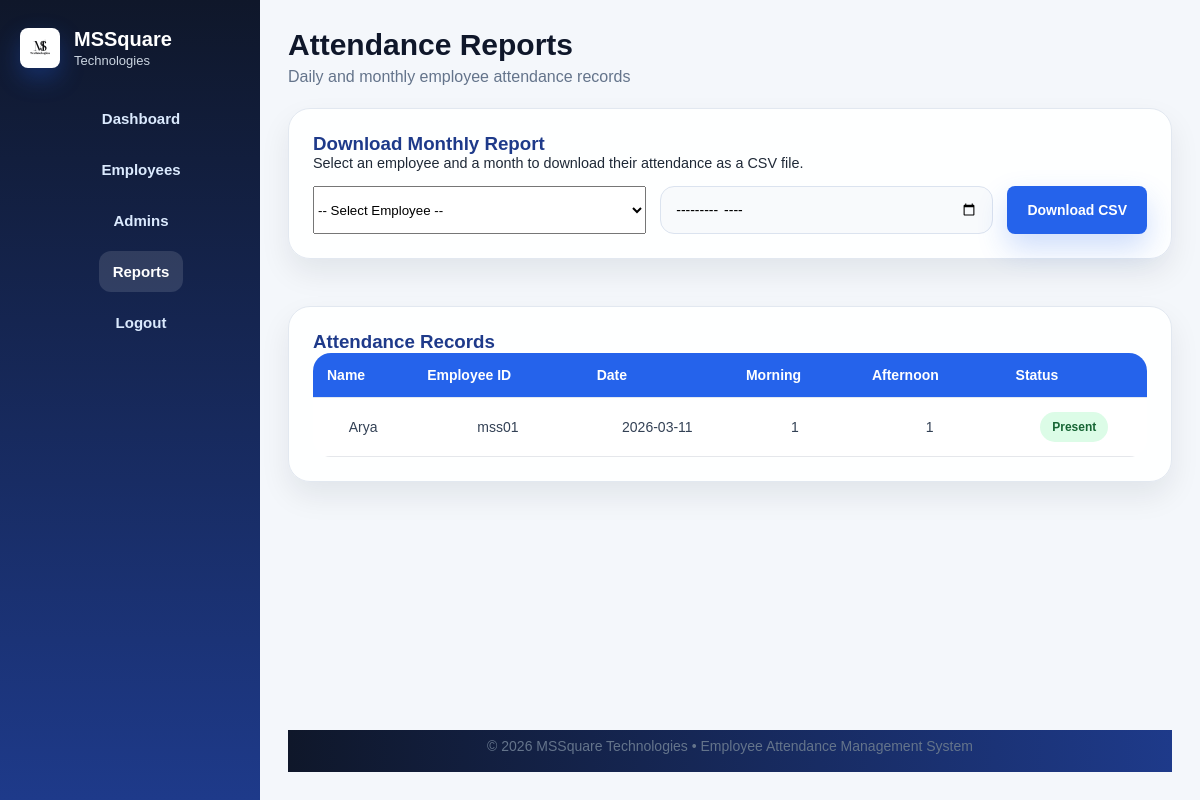
The page /admin/reports (signed in) on the database as committed earlier.
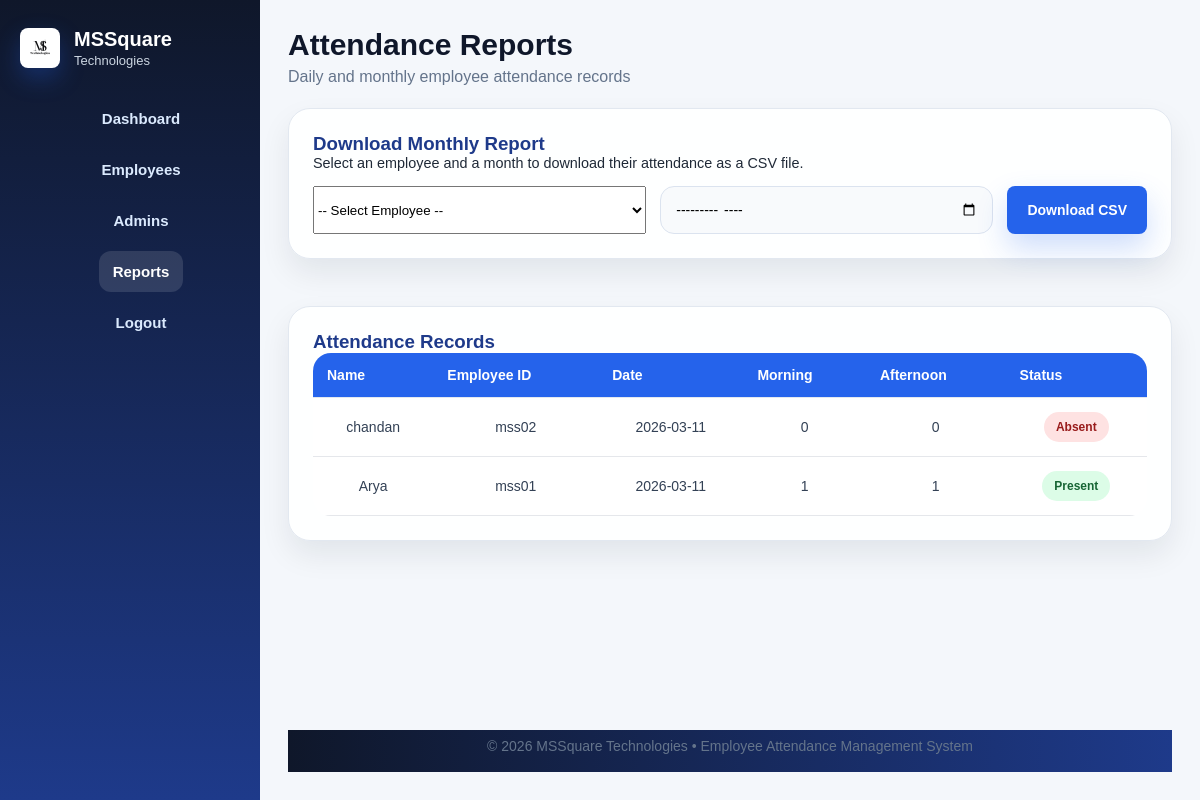
The same page on the database as committed later.
### tables this page shows
CREATE TABLE attendance(
    id INTEGER PRIMARY KEY AUTOINCREMENT,
    employee_id TEXT,
    date TEXT,
    morning INTEGER,
    afternoon INTEGER,
    status TEXT
, logout_time TEXT DEFAULT '');

CREATE TABLE employees(
    id INTEGER PRIMARY KEY AUTOINCREMENT,
    employee_id TEXT UNIQUE,
    name TEXT,
    password TEXT,
    department TEXT,
    status TEXT DEFAULT 'active'
);

### app.py (the view)
@app.route("/admin/reports")
def attendance_reports():
    if session.get("role") != "admin":
        return redirect(url_for("home"))
    conn = get_db_connection()
    cursor = conn.cursor()
    cursor.execute("""
        SELECT attendance.*, employees.name
        FROM attendance
        JOIN employees ON attendance.employee_id = employees.employee_id
        ORDER BY attendance.date DESC, attendance.id DESC
    """)
    records = cursor.fetchall()
    cursor.execute("SELECT employee_id, name FROM employees WHERE status='active' ORDER BY name")
    employees = cursor.fetchall()
    conn.close()
    return render_template("attendance_reports.html", records=records, employees=employees)

### app.py (called while the page is built)
def get_db_connection():
    conn = sqlite3.connect(DB_PATH)
    conn.row_factory = sqlite3.Row
    return conn

### templates/attendance_reports.html (shortened to what this page needs)
<!DOCTYPE html>
<html lang="en">
<head>
    <link rel="stylesheet" href="{{ url_for('static', filename='css/style.css') }}">
</head>
<body class="panel-body">
<div class="panel-layout">
    <aside class="panel-sidebar">
        <div class="sidebar-brand">
            <div class="brand-logo">
                <img src="{{ url_for('static', filename='css/images/logo.png') }}" alt="Logo">
            </div>
            <div>
                <h2>MSSquare</h2>
                <p>Technologies</p>
            </div>
        </div>
        <nav class="sidebar-nav">
            <a href="/admin/dashboard">Dashboard</a>
            <a href="/admin/employees">Employees</a>
            <a href="/admin/admins">Admins</a>
            <a href="/admin/reports" class="active">Reports</a>
            <a href="/logout">Logout</a>
        </nav>
    </aside>
    <main class="panel-main">
        <div class="panel-topbar">
            <div>
                <h1>Attendance Reports</h1>
                <p>Daily and monthly employee attendance records</p>
            </div>
        </div>
        <section class="glass-card" style="margin-bottom: 25px;">
            <h3>Download Monthly Report</h3>
            <p style="margin-bottom: 15px; color: var(--text-secondary); font-size: 0.9em;">
                Select an employee and a month to download their attendance as a CSV file.
            </p>
            <form method="GET" action="/admin/download_report" class="modern-form-grid" style="grid-template-columns: 1fr 1fr auto;">
                <select name="employee_id" required>
                    <option value="">-- Select Employee --</option>
                </select>
                <input type="month" name="month" required>
                <button class="primary-btn" type="submit">Download CSV</button>
            </form>
        </section>
        <section class="glass-card table-card">
            <h3>Attendance Records</h3>
            <div class="table-wrap">
                <table class="modern-table">
                    <thead>
                        <tr>
                            <th>Name</th>
                            <th>Employee ID</th>
                            <th>Date</th>
                            <th>Morning</th>
                            <th>Afternoon</th>
                            <th>Status</th>
                        </tr>
                    </thead>
                    <tbody>
                        {% for row in records %}
                        <tr>
                            <td>{{ row.name }}</td>
                            <td>{{ row.employee_id }}</td>
                            <td>{{ row.date }}</td>
                            <td>{{ row.morning }}</td>
                            <td>{{ row.afternoon }}</td>
                            <td>
                                {% if row.status == 'Present' %}
                                    <span class="status-pill success">Present</span>
                                {% elif row.status == 'Half Day' %}
                                    <span class="status-pill half-day">Half Day</span>
                                {% else %}
                                    <span class="status-pill danger">Absent</span>
                                {% endif %}
                            </td>
                        </tr>
                        {% endfor %}
                    </tbody>
                </table>
            </div>
        </section>
        <footer class="panel-footer">
            © 2026 MSSquare Technologies • Employee Attendance Management System
        </footer>
    </main>
</div>
</body>
</html>

Rows that differ between the two databases and show on the page:
added attendance: name "chandan", employee_id "mss02", date "2026-03-11", morning "0", afternoon "0", status "Absent"
